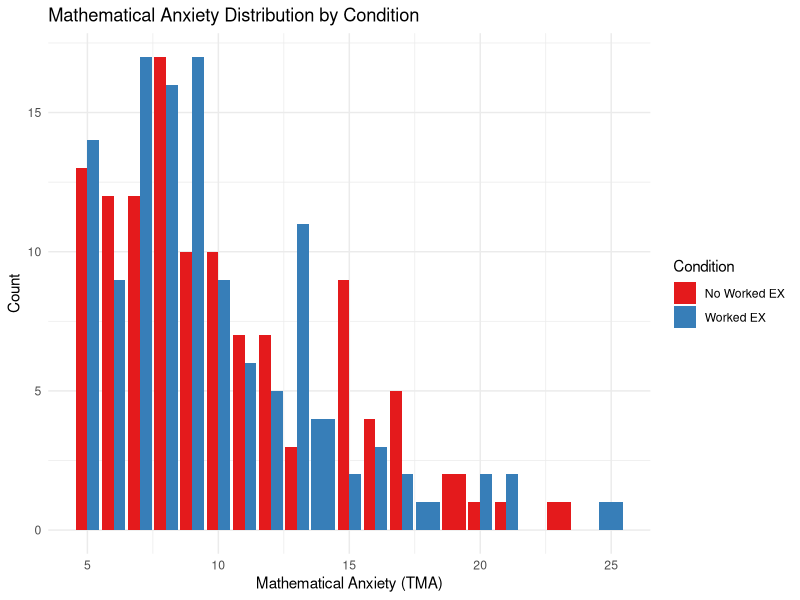
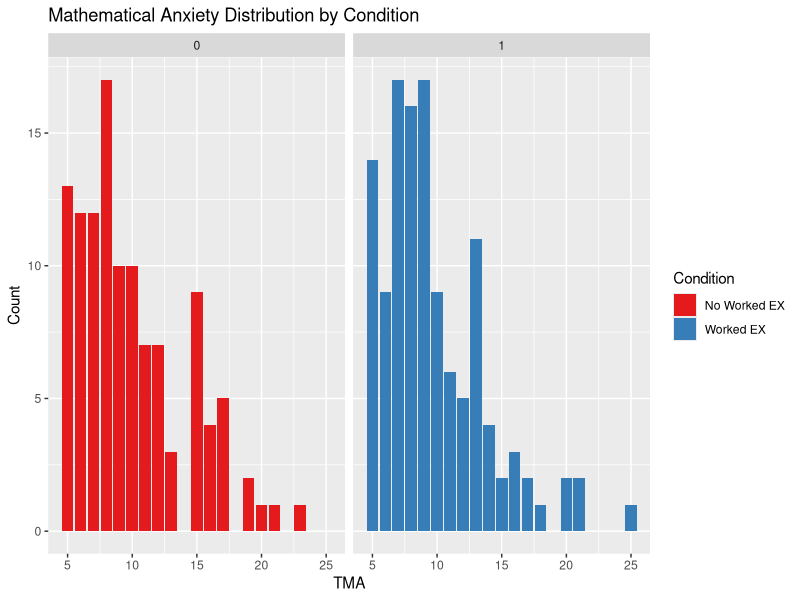
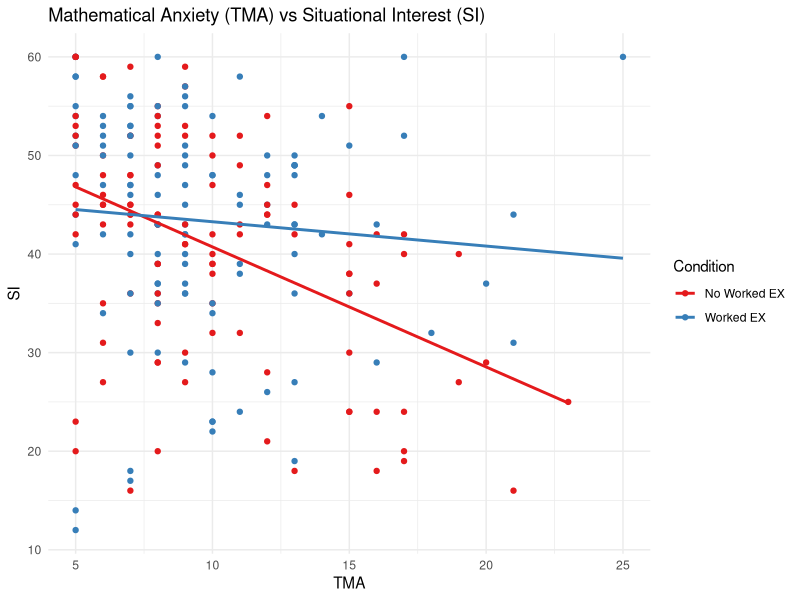
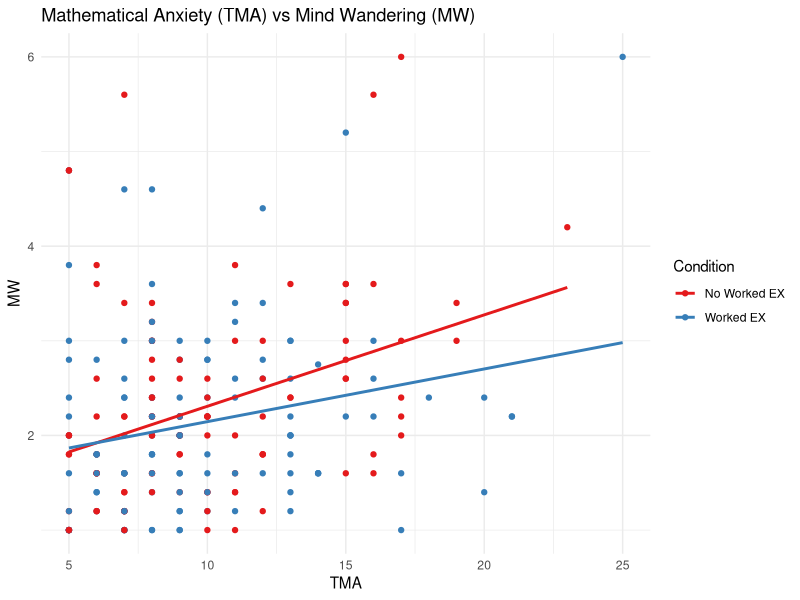
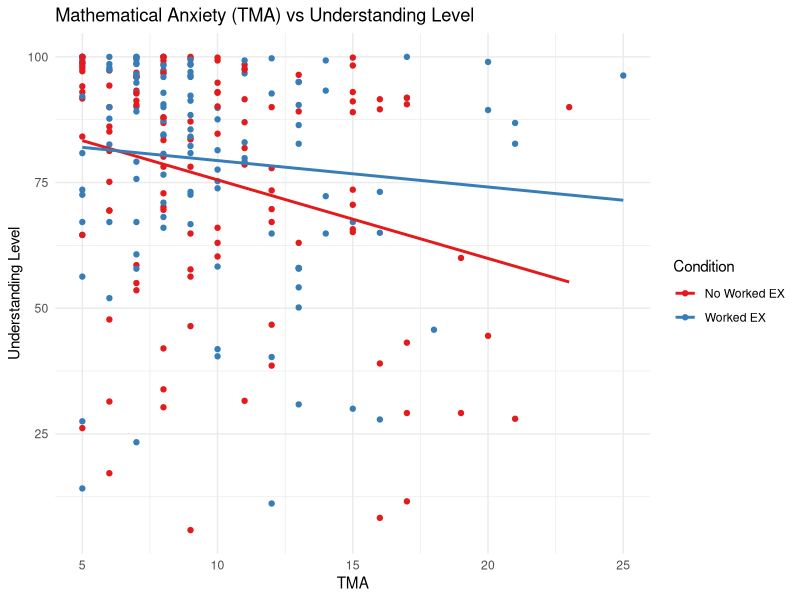
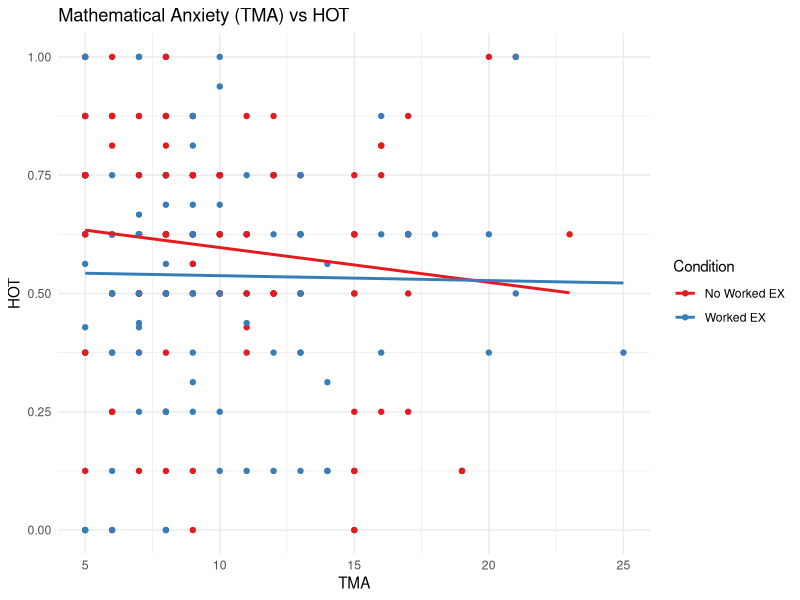

Reproduce these figures in R, in order.
## ---- chunk 1
knitr::opts_chunk$set(echo = TRUE)
## ---- chunk 2
library(tidyverse)
## ---- chunk 3
# Raw data
mathCOVID <- readxl::read_excel('../data/KidsCOVID_Winter21_raw data.xlsx')
head(mathCOVID)
# Clean data
clean <- read.csv("../data/affectoutcome_norm_predict_1102.csv")
## ---- chunk 4
glimpse(clean)
## ---- chunk 5
df <- mathCOVID %>% filter(is.na(drop)) %>% 
        select(9,Condition, race_rv, TMA_sum_rv, SI_sum, MW_day1_avg, MW_day2_avg, 
               Understand_avg, Base_Worry, Base_Enjoy, contains("durimm_avg"),
               contains("del_avg"), DurImm_HOT) 
df$Condition[df$Condition == 2] <- 0
col_names <- c("subjectid", "cond", "race", "tma", "si", "mw1", "mw2", "under_avg", 
               "worry0", "enjoy0", "worry1", "enjoy1", "worry2",
               "enjoy2", "HOT")
colnames(df) <- col_names
head(df)
## ---- chunk 6
df2 <- inner_join(df, clean, by = "subjectid")
head(df2)
## ---- chunk 7
df %>% 
  ggplot(aes(x = tma, fill = cond)) + 
  geom_bar(position = "dodge") +
  theme_minimal() + 
  labs(title = "Mathematical Anxiety Distribution by Condition", 
       x = "Mathematical Anxiety (TMA)", y = "Count",
       fill = "Condition") +
  scale_fill_brewer(palette="Set1", labels = 
                      c("No Worked EX", "Worked EX"))

df %>% 
  ggplot(aes(x = tma, fill = cond)) + 
  geom_bar() + 
  facet_grid(.~cond) +
  scale_fill_brewer(palette="Set1", labels = 
                      c("No Worked EX", "Worked EX")) +
  labs(title = "Mathematical Anxiety Distribution by Condition",
       x = "TMA", y = "Count", fill  = "Condition")
## ---- chunk 8
df %>% 
  ggplot(aes( x = tma, y = si, color = cond )) + 
  geom_point() + geom_smooth(method = "lm", se = FALSE) + 
  theme_minimal() + 
  scale_color_brewer(palette="Set1", labels = 
                      c("No Worked EX", "Worked EX")) +
  labs(title = "Mathematical Anxiety (TMA) vs Situational Interest (SI)",
       x = "TMA", y = "SI", color  = "Condition")
## ---- chunk 9
df %>% 
  ggplot(aes( x = tma, y = mw1, color = cond )) + 
  geom_point() + geom_smooth(method = "lm", se = FALSE) + 
  theme_minimal() + 
  scale_color_brewer(palette="Set1", labels = 
                      c("No Worked EX", "Worked EX")) +
  labs(title = "Mathematical Anxiety (TMA) vs Mind Wandering (MW)",
       x = "TMA", y = "MW", color  = "Condition")
## ---- chunk 10
df %>% 
  ggplot(aes( x = tma, y = under_avg, color = cond )) + 
  geom_point() + geom_smooth(method = "lm", se = FALSE) + 
  theme_minimal() + 
  scale_color_brewer(palette="Set1", labels = 
                      c("No Worked EX", "Worked EX")) +
  labs(title = "Mathematical Anxiety (TMA) vs Understanding Level",
       x = "TMA", y = "Understanding Level", color  = "Condition")
## ---- chunk 11
df %>% 
  ggplot(aes(x = tma, y = HOT, color = cond)) + 
  geom_point() + geom_smooth(method = "lm", se = FALSE) + 
  theme_minimal() + 
  scale_color_brewer(palette="Set1", labels = 
                      c("No Worked EX", "Worked EX")) +
  labs(title = "Mathematical Anxiety (TMA) vs HOT",
       x = "TMA", y = "HOT", color  = "Condition")
## ---- chunk 12

